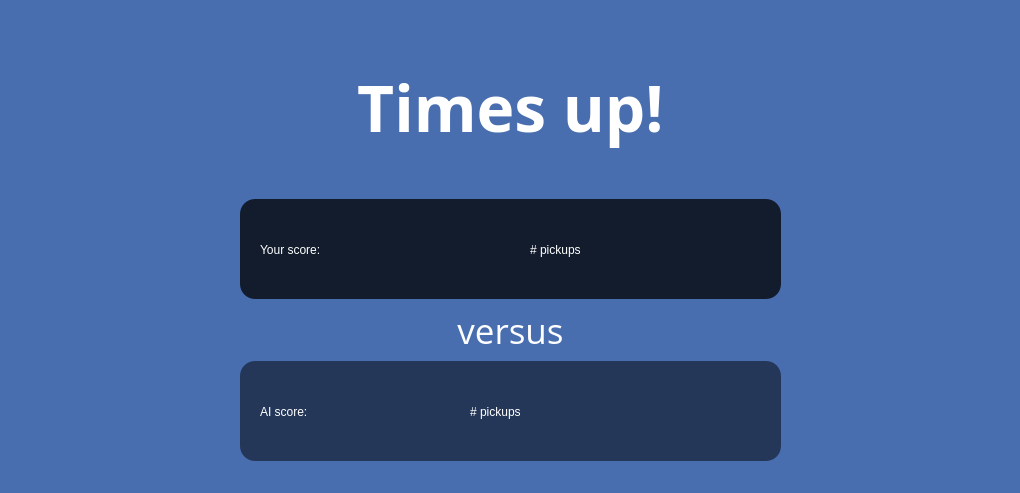
<?xml version="1.0" encoding="UTF-8"?>
<ui version="4.0">
 <class>TimesUpDialog</class>
 <widget class="QDialog" name="TimesUpDialog">
  <property name="geometry">
   <rect>
    <x>0</x>
    <y>0</y>
    <width>1020</width>
    <height>493</height>
   </rect>
  </property>
  <property name="windowTitle">
   <string>Times up</string>
  </property>
  <property name="styleSheet">
   <string notr="true">QDialog{
	background-color: rgb(72, 110, 176);
}</string>
  </property>
  <widget class="QWidget" name="verticalLayoutWidget">
   <property name="geometry">
    <rect>
     <x>240</x>
     <y>20</y>
     <width>541</width>
     <height>441</height>
    </rect>
   </property>
   <layout class="QVBoxLayout" name="verticalLayout">
    <item>
     <widget class="QLabel" name="label_2">
      <property name="font">
       <font>
        <family>Open Sans</family>
        <pointsize>48</pointsize>
        <weight>75</weight>
        <bold>true</bold>
       </font>
      </property>
      <property name="styleSheet">
       <string notr="true">color: rgb(255, 255, 255);</string>
      </property>
      <property name="text">
       <string>Times up!</string>
      </property>
      <property name="alignment">
       <set>Qt::AlignCenter</set>
      </property>
     </widget>
    </item>
    <item>
     <widget class="QFrame" name="frame_2">
      <property name="minimumSize">
       <size>
        <width>310</width>
        <height>100</height>
       </size>
      </property>
      <property name="maximumSize">
       <size>
        <width>16777215</width>
        <height>100</height>
       </size>
      </property>
      <property name="styleSheet">
       <string notr="true">color: rgb(255, 255, 255);
background-color: rgb(18, 28, 44);
border-radius: 15px;

</string>
      </property>
      <property name="frameShape">
       <enum>QFrame::StyledPanel</enum>
      </property>
      <property name="frameShadow">
       <enum>QFrame::Raised</enum>
      </property>
      <widget class="QLabel" name="label1">
       <property name="geometry">
        <rect>
         <x>20</x>
         <y>0</y>
         <width>251</width>
         <height>101</height>
        </rect>
       </property>
       <property name="styleSheet">
        <string notr="true">font: bold 30pt &quot;Open Sans&quot;;</string>
       </property>
       <property name="text">
        <string>Your score:</string>
       </property>
      </widget>
      <widget class="QLabel" name="yourScore">
       <property name="geometry">
        <rect>
         <x>290</x>
         <y>0</y>
         <width>231</width>
         <height>101</height>
        </rect>
       </property>
       <property name="styleSheet">
        <string notr="true">font: 30pt &quot;Open Sans&quot;;</string>
       </property>
       <property name="text">
        <string># pickups</string>
       </property>
      </widget>
     </widget>
    </item>
    <item>
     <widget class="QLabel" name="label">
      <property name="maximumSize">
       <size>
        <width>16777215</width>
        <height>50</height>
       </size>
      </property>
      <property name="font">
       <font>
        <family>Open Sans</family>
        <pointsize>26</pointsize>
       </font>
      </property>
      <property name="styleSheet">
       <string notr="true">color: rgb(255, 255, 255);</string>
      </property>
      <property name="text">
       <string>versus</string>
      </property>
      <property name="alignment">
       <set>Qt::AlignCenter</set>
      </property>
     </widget>
    </item>
    <item>
     <widget class="QFrame" name="frame_3">
      <property name="minimumSize">
       <size>
        <width>310</width>
        <height>100</height>
       </size>
      </property>
      <property name="maximumSize">
       <size>
        <width>16777215</width>
        <height>100</height>
       </size>
      </property>
      <property name="styleSheet">
       <string notr="true">color: rgb(255, 255, 255);
background-color: rgb(36, 55, 88);
border-radius: 15px;

</string>
      </property>
      <property name="frameShape">
       <enum>QFrame::StyledPanel</enum>
      </property>
      <property name="frameShadow">
       <enum>QFrame::Raised</enum>
      </property>
      <widget class="QLabel" name="label2">
       <property name="geometry">
        <rect>
         <x>20</x>
         <y>0</y>
         <width>201</width>
         <height>101</height>
        </rect>
       </property>
       <property name="styleSheet">
        <string notr="true">font: bold 30pt &quot;Open Sans&quot;;</string>
       </property>
       <property name="text">
        <string>AI score:</string>
       </property>
      </widget>
      <widget class="QLabel" name="aiScore">
       <property name="geometry">
        <rect>
         <x>230</x>
         <y>0</y>
         <width>281</width>
         <height>101</height>
        </rect>
       </property>
       <property name="styleSheet">
        <string notr="true">font: 30pt &quot;Open Sans&quot;;</string>
       </property>
       <property name="text">
        <string># pickups</string>
       </property>
      </widget>
     </widget>
    </item>
   </layout>
  </widget>
 </widget>
 <resources/>
 <connections/>
</ui>
